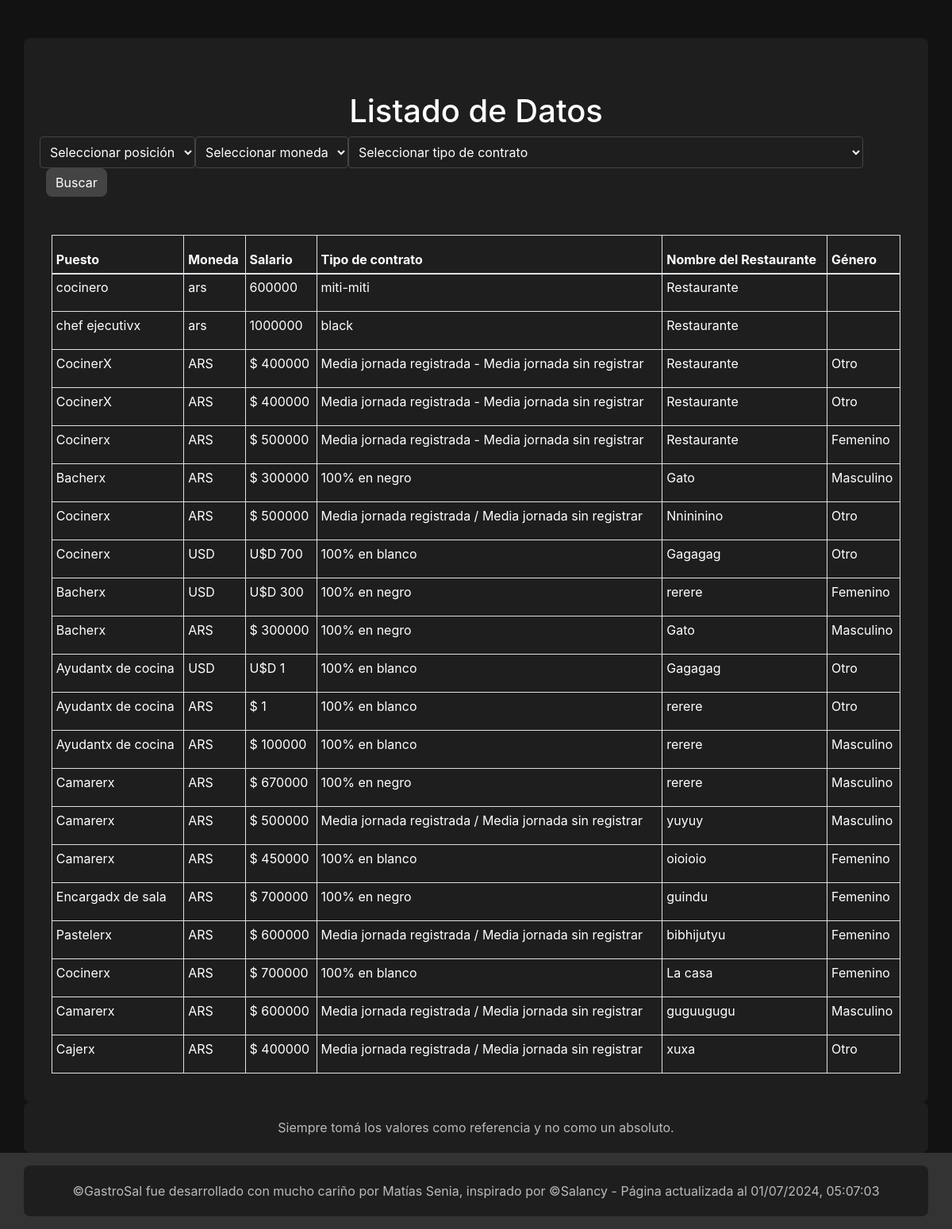
Page /data_list/ on the earlier database version.
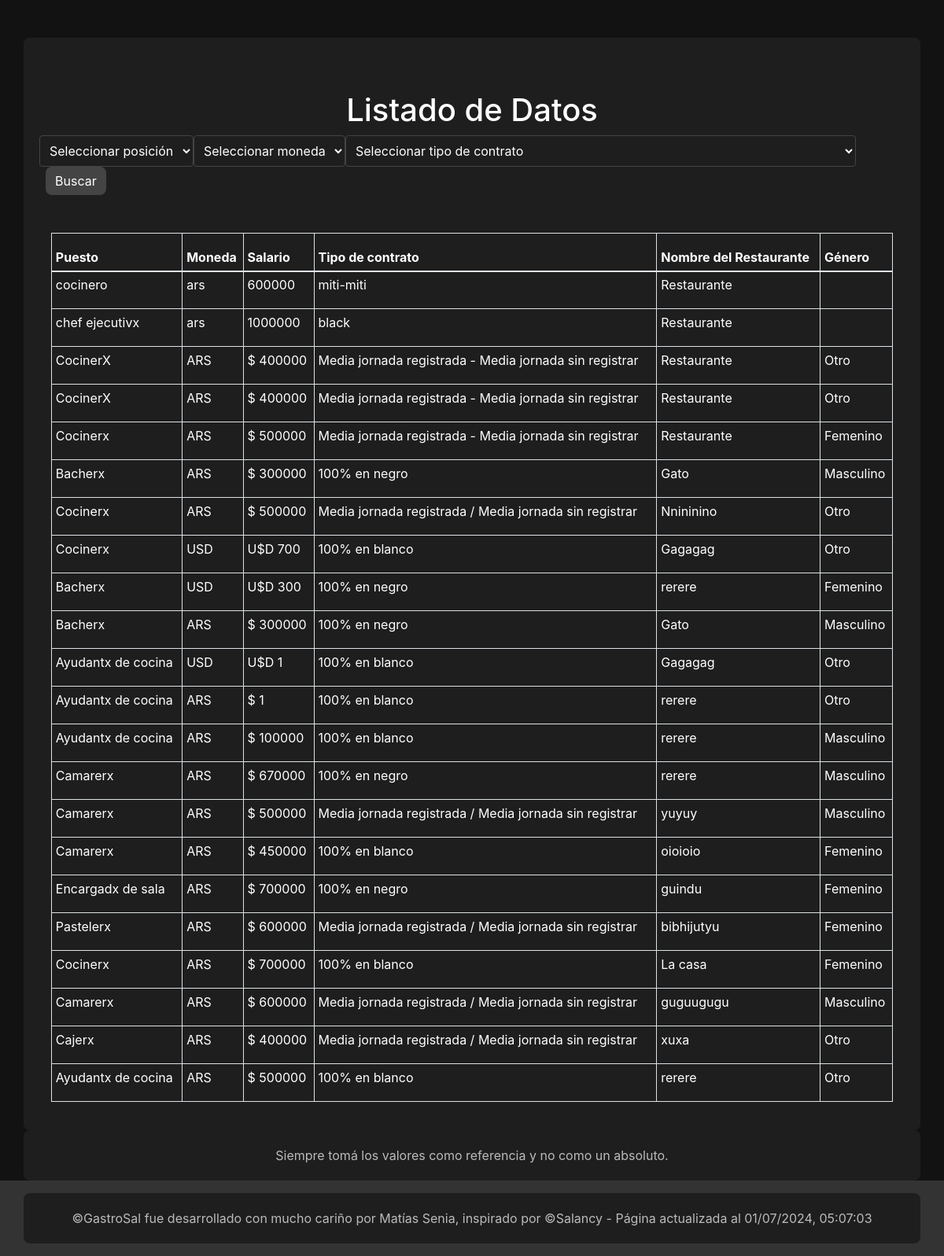
Same page on the later database version.
### jobdata/models.py (models this page shows, shortened)
class JobData(models.Model):
    POSITION_CHOICES = [
        ('Bacherx', 'Bacherx'),
        ('Ayudantx de cocina', 'Ayudantx de cocina'),
        ('Cocinerx', 'Cocinerx'),
        ('Pastelerx', 'Pastelerx'),
        ('Jefx de pastelería', 'Jefx de pastelería'),
        ('Jefx de cocina', 'Jefx de cocina'),
        ('Sommelier', 'Sommelier'),
        ('Camarerx', 'Camarerx'),
        ('Encargadx de sala', 'Encargado de sala'),
        ('Chef ejecutivx', 'Chef ejecutivo'),
        ('Cajerx', 'Cajerx'),
    ]
    CURRENCY_CHOICES = [
        ('USD', 'USD'),
        ('ARS', 'ARS'),
    ]
    CONTRACT_CHOICES = [
        ('100% en blanco', 'En blanco(Trabajo 100% registrado)'),
        ('100% en negro', 'En negro(Trabajo sin registrar)'),
        ('Media jornada registrada / Media jornada sin registrar', 'Media jornada de trabajo registrado, la otra media jornada sin registrar)')
    ]
    GENDER_CHOICES = [
        ('Masculino', 'Masculino'),
        ('Femenino', 'Femenino'),
        ('Otro', 'Otro'),
    ]
    position = models.CharField(max_length=50, choices=POSITION_CHOICES)
    currency = models.CharField(max_length=3, choices=CURRENCY_CHOICES)
    salary = models.DecimalField(max_digits=10, decimal_places=0, validators=[MinValueValidator(1)])
    contract_type = models.CharField(max_length=100, choices=CONTRACT_CHOICES)
    restaurant_name = models.CharField(max_length=100)
    gender = models.CharField(max_length=10, choices=GENDER_CHOICES)

### jobdata/views.py (the view)
# urls.py: path('data_list/', views.data_list, name='data_list'),
def data_list(request):
    data = JobData.objects.all()
    category_counts = JobData.objects.values('position').annotate(count=Count('position'))
    if request.method == 'GET':
        form = JobDataFilterForm(request.GET)
        if form.is_valid():
            position = form.cleaned_data.get('position')
            currency = form.cleaned_data.get('currency')
            contract_type = form.cleaned_data.get('contract_type')
            if position:
                data = data.filter(position=position)
            if currency:
                data = data.filter(currency=currency)
            if contract_type:
                data = data.filter(contract_type=contract_type)
    else:
        form = JobDataFilterForm()
    now = datetime.now()
    context = {
        'data': data,
        'form': form,
        'date': now.strftime("%d/%m/%Y"),
        'time': now.strftime("%H:%M:%S")
    }
    return render(request, 'jobdata/data_list.html', context)

### jobdata/templates/jobdata/data_list.html (shortened to what this page needs)
{% extends "jobdata/base.html" %}
{% load form_tags %}
{% block content %}
<div class="mt-5">
    <h1>Listado de Datos</h1>
    <form method="GET" class="form-inline mb-4">
        {{ form.position }}
        {{ form.currency }}
        {{ form.contract_type }}
        <button type="submit" class="btn btn-primary ml-2">Buscar</button>
    </form>
    <div class="container-fluid mt-5">
        <div class="table-responsive">
            <table class="table table-bordered table-hover table-sm">
                <thead>
                    <tr>
                        <th>Puesto</th>
                        <th>Moneda</th>
                        <th>Salario</th>
                        <th>Tipo de contrato</th>
                        <th>Nombre del Restaurante</th>
                        <th>Género</th>
                    </tr>
                </thead>
                <tbody>
                    {% for item in data %}
                        <tr>
                            <td>{{ item.position }}</td>
                            <td>{{ item.currency }}</td>
                            <td>
                                {% if item.currency == "ARS" %}
                                    $ {{ item.salary }}
                                {% elif item.currency == "USD" %}
                                    U$D {{ item.salary }}
                                {% else %}
                                    {{ item.salary }}
                                {% endif %}
                            </td>
                            <td>{{ item.contract_type }}</td>
                            <td>{{ item.restaurant_name }}</td>
                            <td>{{ item.gender }}</td>
                        </tr>
                    {% empty %}
                        <tr>
                            <td colspan="6">No se encontraron datos.</td>
                        </tr>
                    {% endfor %}
                </tbody>
            </table>
        </div>
    </div>
</div>
{% endblock %}

Differences in the rows shown:
added JobData: position "Ayudantx de cocina", currency "ARS", salary "500000", contract_type "100% en blanco", restaurant_name "rerere", gender "Otro"
